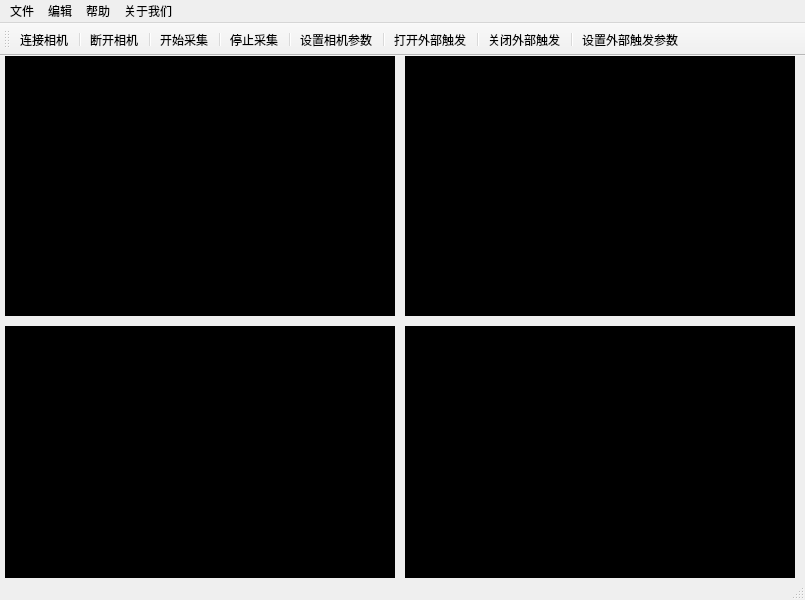
<?xml version="1.0" encoding="UTF-8"?>
<ui version="4.0">
 <class>Billet_MeasurementClass</class>
 <widget class="QMainWindow" name="Billet_MeasurementClass">
  <property name="enabled">
   <bool>true</bool>
  </property>
  <property name="geometry">
   <rect>
    <x>0</x>
    <y>0</y>
    <width>805</width>
    <height>600</height>
   </rect>
  </property>
  <property name="maximumSize">
   <size>
    <width>16777215</width>
    <height>16777215</height>
   </size>
  </property>
  <property name="acceptDrops">
   <bool>true</bool>
  </property>
  <property name="windowTitle">
   <string>钢坏轮廓在线测量系统   </string>
  </property>
  <widget class="QWidget" name="centralWidget">
   <widget class="QWidget" name="widget" native="true">
    <property name="geometry">
     <rect>
      <x>5</x>
      <y>0</y>
      <width>390</width>
      <height>260</height>
     </rect>
    </property>
    <widget class="QLabel" name="label_left_up">
     <property name="enabled">
      <bool>true</bool>
     </property>
     <property name="geometry">
      <rect>
       <x>0</x>
       <y>0</y>
       <width>390</width>
       <height>260</height>
      </rect>
     </property>
     <property name="maximumSize">
      <size>
       <width>1626</width>
       <height>1236</height>
      </size>
     </property>
     <property name="styleSheet">
      <string notr="true">background-color: rgb(0, 0, 0);</string>
     </property>
     <property name="text">
      <string>TextLabel</string>
     </property>
    </widget>
   </widget>
   <widget class="QWidget" name="widget_2" native="true">
    <property name="geometry">
     <rect>
      <x>5</x>
      <y>270</y>
      <width>390</width>
      <height>260</height>
     </rect>
    </property>
    <widget class="QLabel" name="label_left_down">
     <property name="enabled">
      <bool>true</bool>
     </property>
     <property name="geometry">
      <rect>
       <x>0</x>
       <y>0</y>
       <width>390</width>
       <height>260</height>
      </rect>
     </property>
     <property name="maximumSize">
      <size>
       <width>1626</width>
       <height>1236</height>
      </size>
     </property>
     <property name="styleSheet">
      <string notr="true">background-color: rgb(0, 0, 0);</string>
     </property>
     <property name="text">
      <string>TextLabel</string>
     </property>
    </widget>
   </widget>
   <widget class="QWidget" name="widget_3" native="true">
    <property name="geometry">
     <rect>
      <x>405</x>
      <y>0</y>
      <width>390</width>
      <height>260</height>
     </rect>
    </property>
    <widget class="QLabel" name="label_right_up">
     <property name="geometry">
      <rect>
       <x>0</x>
       <y>0</y>
       <width>390</width>
       <height>260</height>
      </rect>
     </property>
     <property name="maximumSize">
      <size>
       <width>1626</width>
       <height>1236</height>
      </size>
     </property>
     <property name="styleSheet">
      <string notr="true">background-color: rgb(0, 0, 0);</string>
     </property>
     <property name="text">
      <string>TextLabel</string>
     </property>
    </widget>
   </widget>
   <widget class="QWidget" name="widget_4" native="true">
    <property name="geometry">
     <rect>
      <x>405</x>
      <y>270</y>
      <width>390</width>
      <height>260</height>
     </rect>
    </property>
    <widget class="QLabel" name="label_right_down">
     <property name="geometry">
      <rect>
       <x>0</x>
       <y>0</y>
       <width>390</width>
       <height>260</height>
      </rect>
     </property>
     <property name="maximumSize">
      <size>
       <width>1626</width>
       <height>1236</height>
      </size>
     </property>
     <property name="styleSheet">
      <string notr="true">background-color: rgb(0, 0, 0);</string>
     </property>
     <property name="text">
      <string>TextLabel</string>
     </property>
    </widget>
   </widget>
   <widget class="QWidget" name="layoutWidget">
    <property name="geometry">
     <rect>
      <x>0</x>
      <y>0</y>
      <width>2</width>
      <height>2</height>
     </rect>
    </property>
    <layout class="QVBoxLayout" name="verticalLayout"/>
   </widget>
  </widget>
  <widget class="QToolBar" name="mainToolBar">
   <attribute name="toolBarArea">
    <enum>TopToolBarArea</enum>
   </attribute>
   <attribute name="toolBarBreak">
    <bool>false</bool>
   </attribute>
   <addaction name="action_connect"/>
   <addaction name="separator"/>
   <addaction name="action_disconnect"/>
   <addaction name="separator"/>
   <addaction name="action_start"/>
   <addaction name="separator"/>
   <addaction name="action_pause"/>
   <addaction name="separator"/>
   <addaction name="action_setcampara"/>
   <addaction name="separator"/>
   <addaction name="action_ExTriggerON"/>
   <addaction name="separator"/>
   <addaction name="action_ExTriggerOff"/>
   <addaction name="separator"/>
   <addaction name="action_TriggerParam"/>
  </widget>
  <widget class="QStatusBar" name="statusBar"/>
  <widget class="QMenuBar" name="menuBar">
   <property name="geometry">
    <rect>
     <x>0</x>
     <y>0</y>
     <width>805</width>
     <height>17</height>
    </rect>
   </property>
   <widget class="QMenu" name="menu">
    <property name="title">
     <string>文件</string>
    </property>
   </widget>
   <widget class="QMenu" name="menu_2">
    <property name="title">
     <string>编辑</string>
    </property>
   </widget>
   <widget class="QMenu" name="menu_3">
    <property name="title">
     <string>帮助</string>
    </property>
   </widget>
   <widget class="QMenu" name="menu_4">
    <property name="title">
     <string>关于我们</string>
    </property>
   </widget>
   <addaction name="menu"/>
   <addaction name="menu_2"/>
   <addaction name="menu_3"/>
   <addaction name="menu_4"/>
  </widget>
  <action name="action_connect">
   <property name="icon">
    <iconset resource="billet_measurement.qrc">
     <normaloff>:/image/image/connect.ico</normaloff>:/image/image/connect.ico</iconset>
   </property>
   <property name="text">
    <string>连接相机</string>
   </property>
  </action>
  <action name="action_disconnect">
   <property name="icon">
    <iconset resource="billet_measurement.qrc">
     <normaloff>:/image/image/disconnect.ico</normaloff>:/image/image/disconnect.ico</iconset>
   </property>
   <property name="text">
    <string>断开相机</string>
   </property>
  </action>
  <action name="action_start">
   <property name="icon">
    <iconset resource="billet_measurement.qrc">
     <normaloff>:/image/image/start.ico</normaloff>:/image/image/start.ico</iconset>
   </property>
   <property name="text">
    <string>开始采集</string>
   </property>
  </action>
  <action name="action_pause">
   <property name="icon">
    <iconset resource="billet_measurement.qrc">
     <normaloff>:/image/image/pasue.ico</normaloff>:/image/image/pasue.ico</iconset>
   </property>
   <property name="text">
    <string>停止采集</string>
   </property>
  </action>
  <action name="action_setcampara">
   <property name="icon">
    <iconset resource="billet_measurement.qrc">
     <normaloff>:/image/image/Setting_32px.ico</normaloff>:/image/image/Setting_32px.ico</iconset>
   </property>
   <property name="text">
    <string>设置相机参数</string>
   </property>
  </action>
  <action name="action_ExTriggerON">
   <property name="icon">
    <iconset resource="billet_measurement.qrc">
     <normaloff>:/image/image/开关 开(1).png</normaloff>:/image/image/开关 开(1).png</iconset>
   </property>
   <property name="text">
    <string>打开外部触发</string>
   </property>
  </action>
  <action name="action_ExTriggerOff">
   <property name="icon">
    <iconset resource="billet_measurement.qrc">
     <normaloff>:/image/image/开关 关(1).png</normaloff>:/image/image/开关 关(1).png</iconset>
   </property>
   <property name="text">
    <string>关闭外部触发</string>
   </property>
  </action>
  <action name="action_TriggerParam">
   <property name="icon">
    <iconset resource="billet_measurement.qrc">
     <normaloff>:/image/image/设置参数.png</normaloff>:/image/image/设置参数.png</iconset>
   </property>
   <property name="text">
    <string>设置外部触发参数</string>
   </property>
  </action>
 </widget>
 <layoutdefault spacing="6" margin="11"/>
 <resources>
  <include location="billet_measurement.qrc"/>
 </resources>
 <connections/>
</ui>
